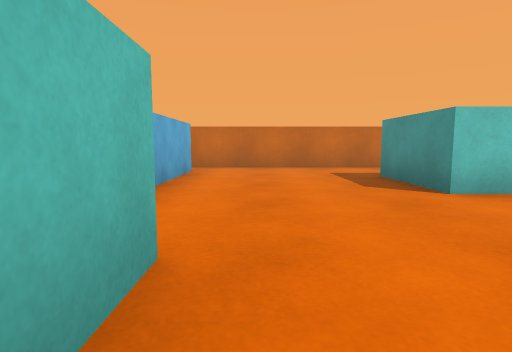
View 1 (above)

16 first-person views from a walk through a Unity game level. The camera is 0.58 m above the floor, tilts 6° down and sees 80° across. The floor is counted in squares, 1 m on a side. Each view is taken from the middle of a square. On the plan, view 1 faces up. The plan holds only what a view shows up to about 9 squares ahead; the rest is blank. The player is left out.

View 2
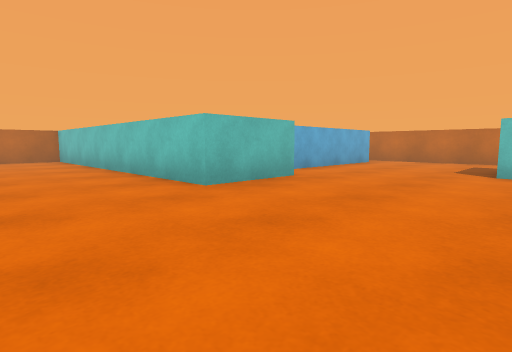

View 3
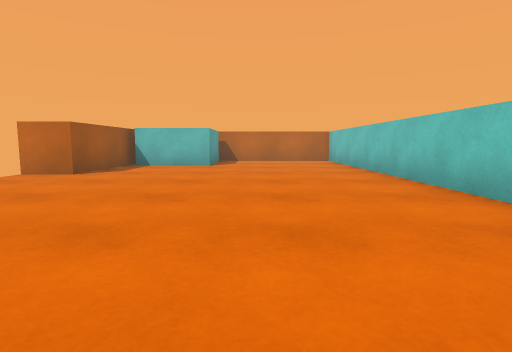

View 4
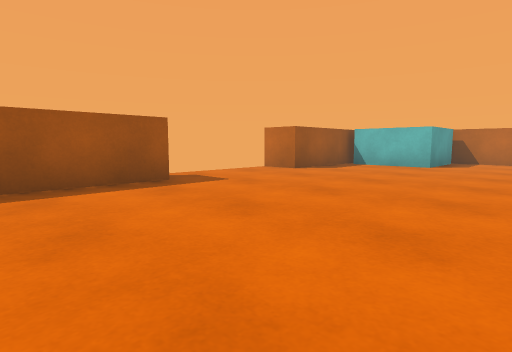

View 5
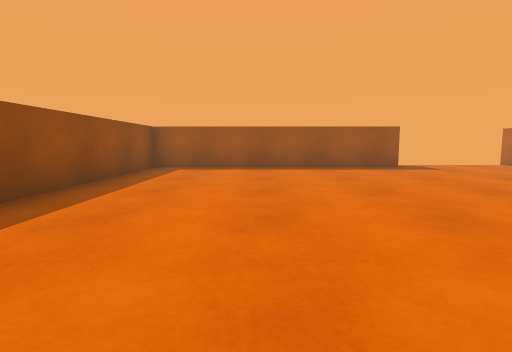

View 6
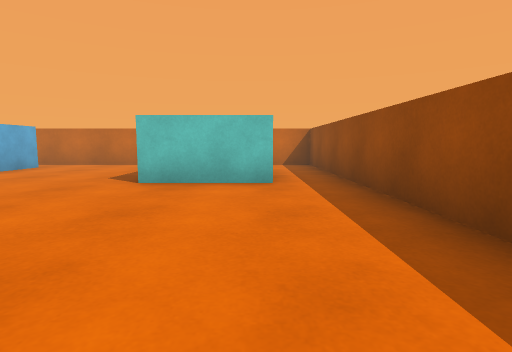

View 7
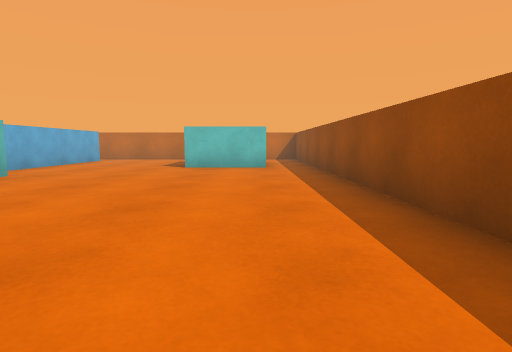

View 8
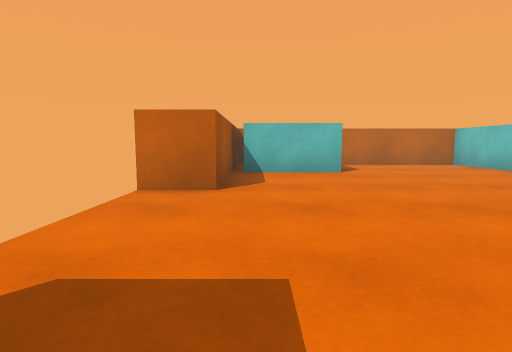

View 9
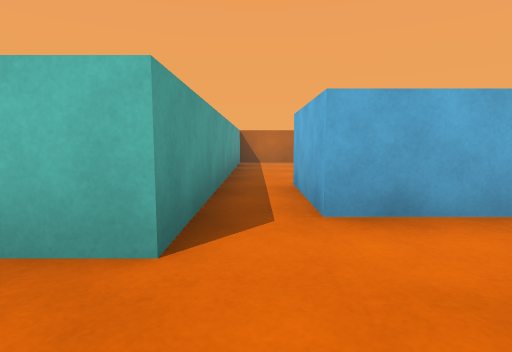

View 10
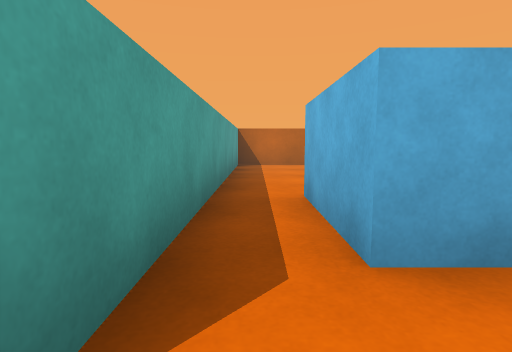

View 11
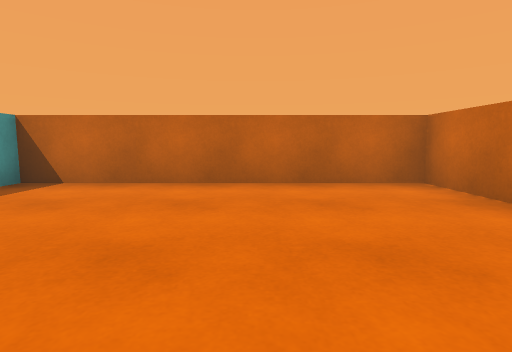

View 12
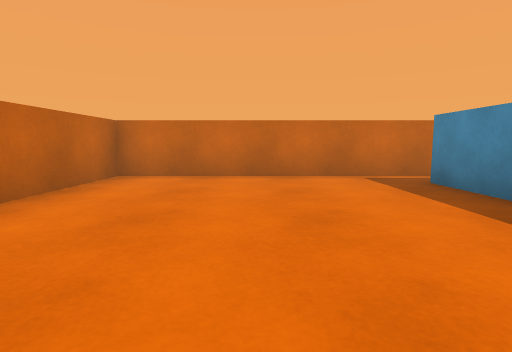

View 13
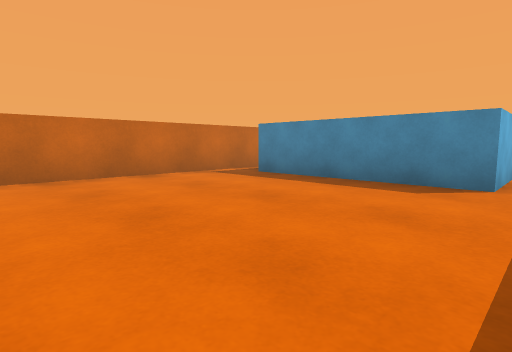

View 14
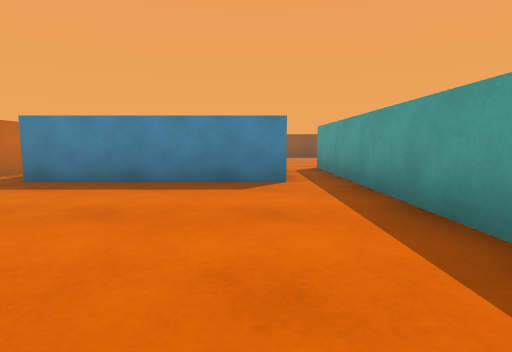

View 15
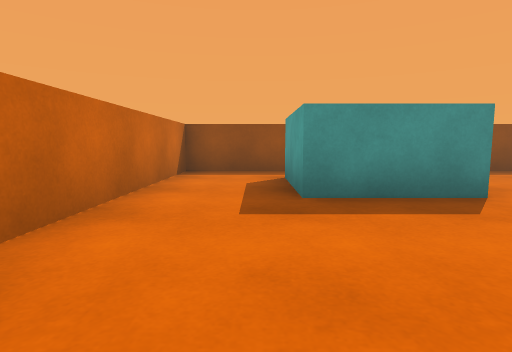

View 16
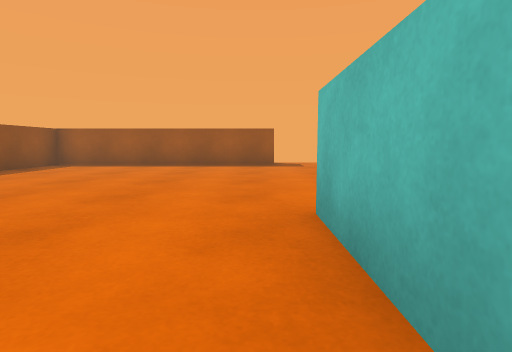

### Floor plan
Key: @ floor where view 1 was taken; # wall or solid block; . floor; B cyan block.
Columns run from 9 left of view 1 to 6 right of it. Each row starts with its distance up from view 1.
  8 ################
  7 #..............#
  6 #.....##.......#
  5 #.....##....BB.#
  4 #.....##....BB.#
  3 #.....##.......#
  2 #..............#
  1 #########......#
  0 #########@.....#
 -1 #..............#
 -2 #..............#
 -3 #..............#
 -4 #BB............#
 -5 #  B...........#
 -6 #B B...........#
 -7   ####...#######
 -8      #

Where each view was taken, in squares from view 1:
view 1: 0 up, 0 right, facing up
view 2: 3 down, 3 right, facing up-left
view 3: 3 down, 2 right, facing left
view 4: 2 down, 2 right, facing down-left
view 5: 1 up, 3 right, facing down
view 6: 1 down, 4 right, facing up
view 7: 4 down, 4 right, facing up
view 8: 6 down, 0 right, facing left
view 9: 2 up, 1 right, facing left
view 10: 2 up, 0 right, facing left
view 11: 5 up, 4 left, facing left
view 12: 2 up, 6 left, facing up
view 13: 2 up, 8 left, facing up-right
view 14: 3 up, 8 left, facing right
view 15: 6 up, 1 left, facing right
view 16: 2 up, 0 right, facing down
